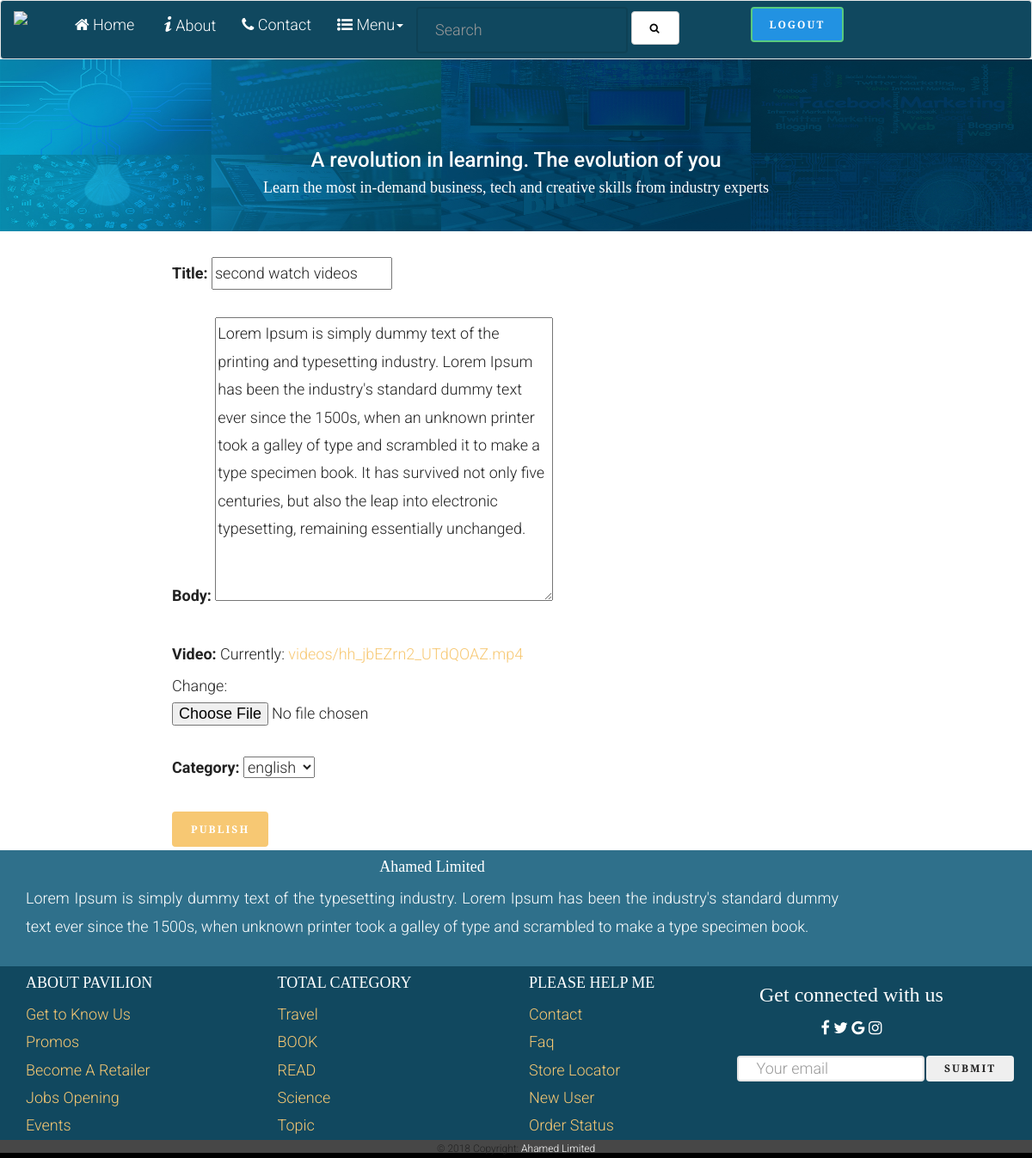
/update/88 (signed in), run on the app's committed database.
### blogapp/models.py (models this page shows, shortened)
class article(models.Model):
    article_author = models.ForeignKey(author, on_delete=models.CASCADE)
    title = models.CharField(max_length=200)
    body = models.TextField()
    video = models.FileField(upload_to='videos/')
    posted_on = models.DateTimeField(auto_now=False, auto_now_add=True)
    updated_on = models.DateTimeField(auto_now=True, auto_now_add=False)
    category = models.ForeignKey(category, on_delete=models.CASCADE)

### blogapp/views.py (the view)
# urls.py: path('update/<int:pid>', views.getUpdate, name="update"),
def getUpdate(request, pid):
    if request.user.is_authenticated:
        u = get_object_or_404(author, name=request.user.id)
        post = get_object_or_404(article, id=pid)
        form = createForm(request.POST or None, request.FILES or None, instance=post)
        if form.is_valid():
            instance = form.save(commit=False)
            instance.article_author = u
            instance.save()
            messages.success(request, 'Article is updated successfully')
            return redirect('profile')
        return render(request, 'create.html', {"form": form})
    else:
        return redirect('login')

### blogapp/forms.py
class createForm(forms.ModelForm):
    class Meta:
        model = article
        fields = [
            'title',
            'body',
            'video',
            'category'
        ]

### blogapp/models.py (called while the page is built)
    def __str__(self):
        return self.name

### templates/create.html (shortened to what this page needs)
{% extends 'base.html' %}
{% load static %}
{% block body %}
 <div class="row">
         <div class="col-lg-12 container_image" style="padding:0px;">
               <img src="{% static 'images/background.png' %}">
               <div class="col-md-12 text-center text_on_image">
                   <h3 class="h3" style="color:#fff;">A revolution in learning. The evolution of you </h3>
                   <h4 style="color:#fff;"> Learn the most in-demand business, tech and creative skills from industry experts<br></h4>
               </div>
        </div>
    </div>
{% endblock %}
{% block content %}
<div class="row">
    <div class="col-lg-12 col-md-12 col-xl-12 col-xs-12 " style="margin-top:30px;">
        <div class="col-lg-offset-2">
        <form action="" method="POST" enctype="multipart/form-data">
        {{ form.as_p }}
        <button class="btn btn-primary">Publish</button>
        </form>
        </div>
    </div>
</div>
{% endblock %}

### blogapp/static/css/style.css (style rules this page uses)
html { background: #000; }
body { font-family: "Roboto", arial, sans-serif; font-size: 18px; font-weight: 300; line-height: 1.8; color: #222; background: #fff; }
a { color: #f7c873; -webkit-transition: 0.5s; -o-transition: 0.5s; transition: 0.5s; }
h1, h2, h3, h4, h5, h6 { font-family: "Playfair Display", times, serif; color: #000; }
p { margin-bottom: 30px; }
.container_image { position: relative !important; margin: 0 auto !important; }
.container_image img { width: 100%; height: 200px; }
.text_on_image { position: absolute !important; bottom: 0 !important;  background: rgba(0, 0, 0, 0.5) !important; color: #f1f1f1 !important; width: 100% !important; padding: 30px !important; }
.btn { margin-right: 4px; margin-bottom: 4px; font-family: "Playfair Display", times, serif; font-size: 12px; letter-spacing: 2px; text-transform: uppercase; font-weight: 700; -webkit-border-radius: 4px; -moz-border-radius: 4px; -ms-border-radius: 4px; border-radius: 4px; -webkit-transition: 0.5s; -o-transition: 0.5s; transition: 0.5s; }
.btn-primary { background: #f7c873; color: #fff; border: 2px solid #f7c873; }

### templates/create.html (style rules this page uses)
.container_image { position: relative !important; margin: 0 auto !important; }
.container_image img { width: 100%; height: 200px; }
.text_on_image { position: absolute !important; bottom: 0 !important; color: #f1f1f1 !important; width: 100% !important; padding: 30px !important; }

### data on the page
article: title "second watch videos", body "Lorem Ipsum is simply dummy text of the printing and typesetting industry. Lorem Ipsum has been the industry's standard dummy text ever since the 1500s, when an unknown printer took a galley of type and scrambled it to make a type specimen book. It has survived not only five centuries, but also the leap into electronic typesetting, remaining essentially unchanged.", category "english"
